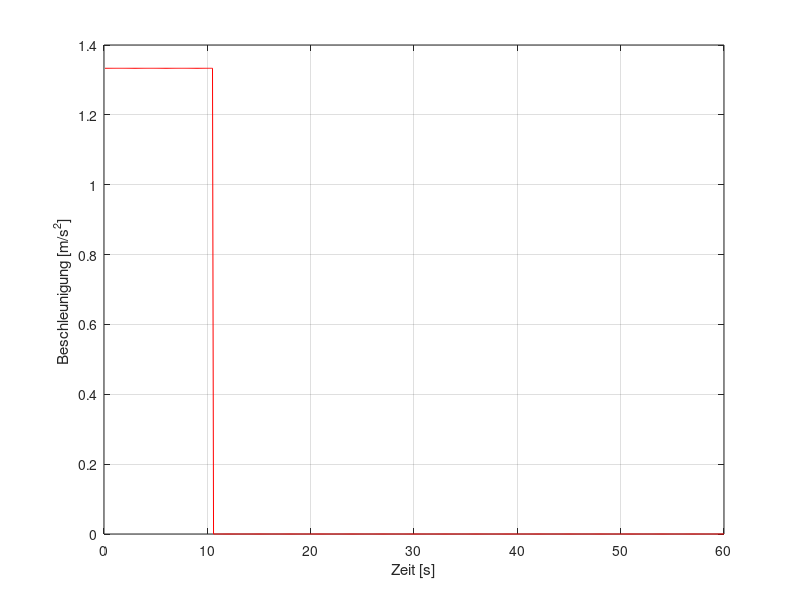
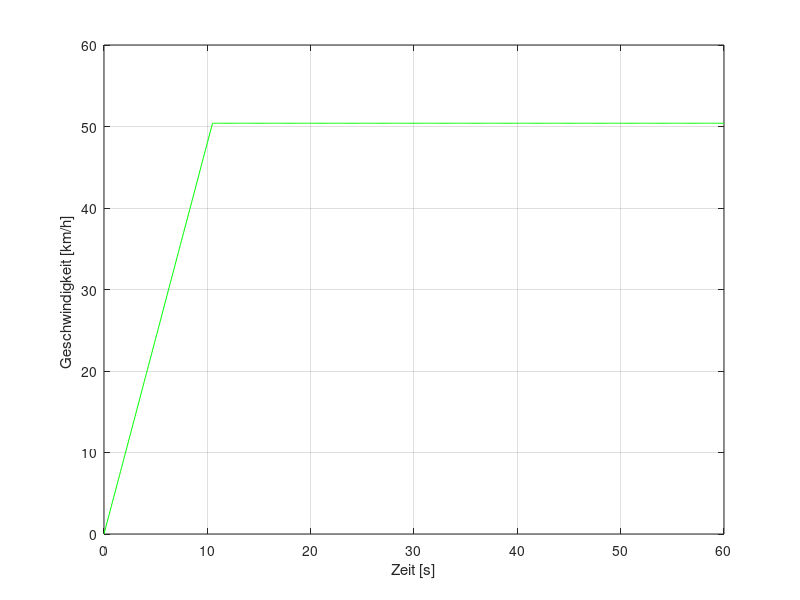
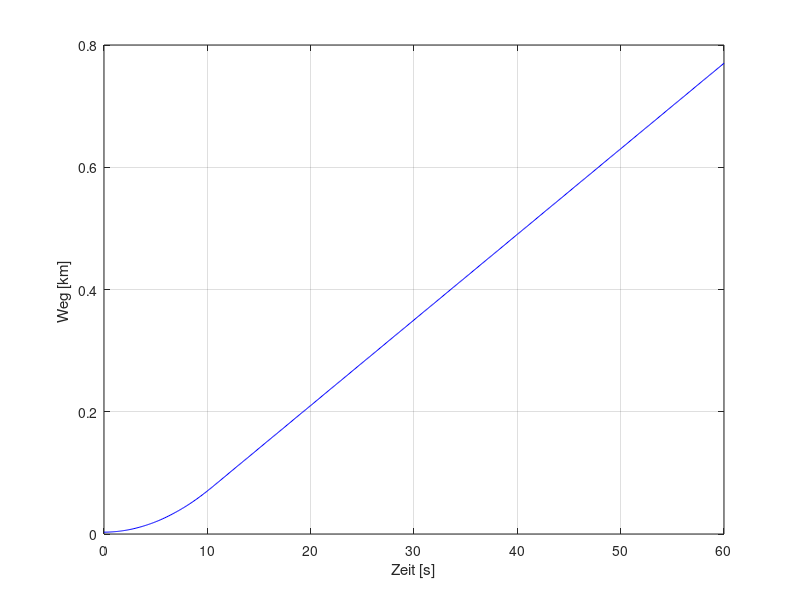

The MATLAB source for these figures, in order:
%30.07.2024
%Übung Sim mit Auto

clear all;
tic;


delta_t = 0.1;   % [s] Schrittweite

sim_t = 60;      % [s] Sim Zeit

m = 1500;         % [kg] Masse

t = [0:delta_t:sim_t];  % [s]

F = zeros(size(t)) + 2000;     % [N]

a = zeros(size(t)); % [m/s^2]

v = zeros(size(t)); % [m/s]

s = zeros(size(t)); % [m]

%--------Startbedingungen-------

s(1) = 3; % [m] Startposition
v(1) = 0; % [m/s] Startgeschwindigkeit

%--------Transiente Berechnung-------

for i_step = 2:length(t);

  if (v(i_step - 1) > 50/3.6 )
     F(i_step) = 0;
  end

  a(i_step) = F(i_step)/m;

  v(i_step) = a(i_step) * delta_t + v(i_step - 1);

  s(i_step) = v(i_step) * delta_t + s(i_step - 1);

end % i_step


%-------Postprocessing-------

figure(1);
clf;

plot(t(2:end),a(2:end),'r');
hold on;
xlabel('Zeit [s]')
ylabel('Beschleunigung [m/s^2] ')
grid on;

figure(2);
clf;


plot(t,v*3.6,'g');
xlabel('Zeit [s]')
ylabel('Geschwindigkeit [km/h] ')
grid on;

figure(3);
clf;

plot(t,s/1000,'b');
xlabel('Zeit [s]')
ylabel('Weg [km] ')
grid on;

toc


